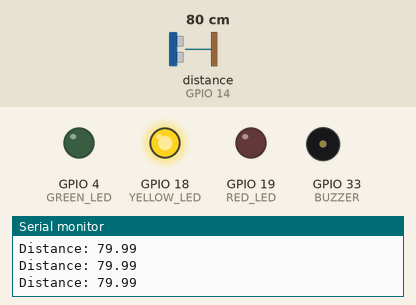
Recording of a sketch running on a simulated ESP32. Parts: output pins drawn as LEDs (lit = HIGH), buzzer (waves = sounding, pin HIGH), the last lines printed to the serial monitor. Wiring (inferred from the names in the program): ultrasonic range finder: trigger GPIO 13; echo GPIO 14. The test bench sets the inputs (shaded band); at power-on: distance to the obstacle (sensor on GPIO 14) 80 cm. The echo pulse lasts 58.3 µs per cm; WiFi joins after 1.5 s; servers stay silent unless stated; uploads are accepted with an empty reply; pins used as bus, display or sensor lines are not drawn.

Above: at 2.7 s.
2.8 s: distance to the obstacle (sensor on GPIO 14) set to 53 cm
4.4 s: distance to the obstacle (sensor on GPIO 14) set to 45 cm
At 6.03 s:
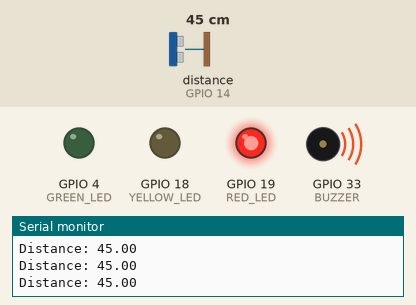
7.4 s: distance to the obstacle (sensor on GPIO 14) set to 120 cm
At 8.6 s:
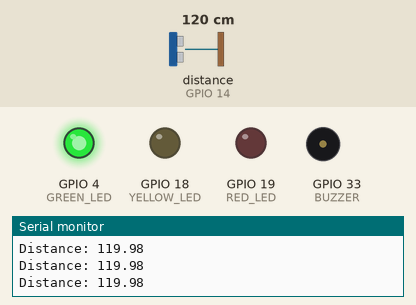
8.9 s: distance to the obstacle (sensor on GPIO 14) set to 105 cm
10.4 s: distance to the obstacle (sensor on GPIO 14) set to 95 cm
At 11.0 s:
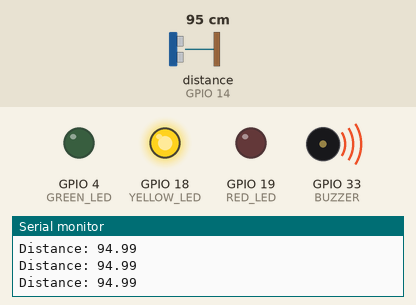
13.4 s: distance to the obstacle (sensor on GPIO 14) set to 2 cm
At 14.7 s:
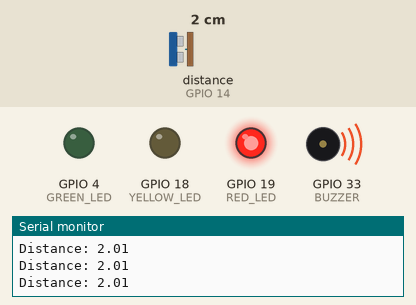
Timing chart, 0 to 15.9 s (numbered marks = the images above; inputs shaded):
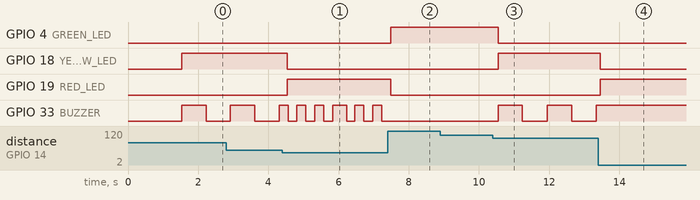

The sketch:

esp32_sensor.ino
```cpp
#include <WiFi.h>
#include <HTTPClient.h>

// ================= PIN =================
#define TRIG_PIN 13
#define ECHO_PIN 14
#define BUZZER   33

#define GREEN_LED  4
#define YELLOW_LED 18
#define RED_LED    19

// ================= WIFI =================
#define WIFI_SSID "Nao"
#define WIFI_PASSWORD "1sampe89"
String SERVER_URL = "http://172.20.10.5:5000/sensor";

// ================= VARIABLES =================
float distance = 999;

unsigned long lastSensor = 0;
unsigned long lastSend = 0;
unsigned long lastBeep = 0;
bool buzzerState = false;

// ================= WIFI =================
void connectWiFi() {
  Serial.print("Connecting WiFi");
  WiFi.begin(WIFI_SSID, WIFI_PASSWORD);

  while (WiFi.status() != WL_CONNECTED) {
    delay(300);
    Serial.print(".");
  }

  Serial.println("\nWiFi Connected");
  Serial.println(WiFi.localIP());
}

// ================= SENSOR =================
float readDistance() {

  float total = 0;
  int valid = 0;

  for (int i = 0; i < 3; i++) {

    digitalWrite(TRIG_PIN, LOW);
    delayMicroseconds(2);

    digitalWrite(TRIG_PIN, HIGH);
    delayMicroseconds(10);
    digitalWrite(TRIG_PIN, LOW);

    long duration = pulseIn(ECHO_PIN, HIGH, 20000);

    if (duration > 0) {
      total += duration * 0.0343 / 2;
      valid++;
    }

    delay(3);
  }

  if (valid == 0) return 999;

  return total / valid;
}

// ================= SETUP =================
void setup() {

  Serial.begin(115200);

  pinMode(TRIG_PIN, OUTPUT);
  pinMode(ECHO_PIN, INPUT);

  pinMode(BUZZER, OUTPUT);

  pinMode(GREEN_LED, OUTPUT);
  pinMode(YELLOW_LED, OUTPUT);
  pinMode(RED_LED, OUTPUT);

  digitalWrite(BUZZER, LOW);

  connectWiFi();

  Serial.println("SMART BLIND ASSISTANT READY");
}

// ================= LOOP =================
void loop() {

  unsigned long now = millis();

  // ================= SENSOR =================
  if (now - lastSensor > 150) {
    lastSensor = now;
    distance = readDistance();

    Serial.print("Distance: ");
    Serial.println(distance);
  }

  // ================= STATUS =================
  String status;

  if (distance > 100) status = "SAFE";
  else if (distance > 50) status = "WARNING";
  else if (distance > 20) status = "DANGER";
  else status = "CRITICAL";

  // ================= LED =================
  digitalWrite(GREEN_LED, status == "SAFE");
  digitalWrite(YELLOW_LED, status == "WARNING");
  digitalWrite(RED_LED, status == "DANGER" || status == "CRITICAL");

  // ================= ACTIVE BUZZER LOGIC =================

  int interval;

  if (status == "SAFE") {
    digitalWrite(BUZZER, LOW);
  }

  else if (status == "WARNING") {
    interval = 700;   // lambat
  }

  else if (status == "DANGER") {
    interval = 250;   // cepat
  }

  else { // CRITICAL
    digitalWrite(BUZZER, HIGH); // bunyi terus
    return;
  }

  // blinking logic (WARNING & DANGER)
  if (status == "WARNING" || status == "DANGER") {

    if (now - lastBeep > interval) {
      lastBeep = now;
      buzzerState = !buzzerState;

      digitalWrite(BUZZER, buzzerState ? HIGH : LOW);
    }
  }

  // ================= HTTP =================
  if (now - lastSend > 2000) {
    lastSend = now;

    HTTPClient http;
    http.begin(SERVER_URL);
    http.addHeader("Content-Type", "application/json");

    String payload =
      "{\"distance\":" + String(distance) +
      ",\"status\":\"" + status + "\"}";

    int code = http.POST(payload);

    Serial.print("HTTP: ");
    Serial.println(code);

    http.end();
  }

  delay(5);
}
```

Measured:
- the behaviour switches between 51 and 50 cm on distance to the obstacle (sensor on GPIO 14) (found by bisection; images 0 and 1)
- the behaviour switches between 101 and 100 cm on distance to the obstacle (sensor on GPIO 14) (found by bisection; images 2 and 3)
- after the input at 4.4 s, GPIO 18 (YELLOW_LED): HIGH → LOW after 0.13 s; GPIO 19 (RED_LED): LOW → HIGH after 0.13 s
- after the input at 7.4 s, GPIO 4 (GREEN_LED): LOW → HIGH after 0.09 s; GPIO 19 (RED_LED): HIGH → LOW after 0.09 s; GPIO 33 (BUZZER): stops changing and stays LOW
- after the input at 10.4 s, GPIO 4 (GREEN_LED): HIGH → LOW after 0.15 s; GPIO 18 (YELLOW_LED): LOW → HIGH after 0.15 s; GPIO 33 (BUZZER): alternates HIGH for 0.69 s and LOW for 0.71 s, starting after 0.15 s
- after the input at 13.4 s, GPIO 18 (YELLOW_LED): HIGH → LOW after 0.06 s; GPIO 19 (RED_LED): LOW → HIGH after 0.06 s; GPIO 33 (BUZZER): stays HIGH (without the input it goes to LOW after 0.85 s)
